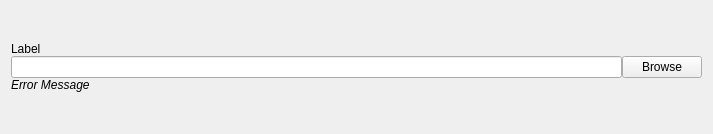
<?xml version="1.0" encoding="UTF-8"?>
<ui version="4.0">
 <class>FileSelectWidget</class>
 <widget class="QWidget" name="FileSelectWidget">
  <property name="geometry">
   <rect>
    <x>0</x>
    <y>0</y>
    <width>713</width>
    <height>134</height>
   </rect>
  </property>
  <property name="windowTitle">
   <string>Form</string>
  </property>
  <layout class="QVBoxLayout" name="verticalLayout">
   <property name="spacing">
    <number>0</number>
   </property>
   <item>
    <widget class="QLabel" name="label">
     <property name="sizePolicy">
      <sizepolicy hsizetype="Preferred" vsizetype="Preferred">
       <horstretch>0</horstretch>
       <verstretch>1</verstretch>
      </sizepolicy>
     </property>
     <property name="text">
      <string>Label</string>
     </property>
     <property name="alignment">
      <set>Qt::AlignBottom|Qt::AlignLeading|Qt::AlignLeft</set>
     </property>
    </widget>
   </item>
   <item>
    <layout class="QHBoxLayout" name="horizontalLayout">
     <item>
      <widget class="QLineEdit" name="editor"/>
     </item>
     <item>
      <widget class="QPushButton" name="browse">
       <property name="text">
        <string>Browse</string>
       </property>
      </widget>
     </item>
    </layout>
   </item>
   <item>
    <widget class="QLabel" name="error">
     <property name="sizePolicy">
      <sizepolicy hsizetype="Preferred" vsizetype="Preferred">
       <horstretch>0</horstretch>
       <verstretch>1</verstretch>
      </sizepolicy>
     </property>
     <property name="font">
      <font>
       <italic>true</italic>
      </font>
     </property>
     <property name="text">
      <string>Error Message</string>
     </property>
     <property name="alignment">
      <set>Qt::AlignLeading|Qt::AlignLeft|Qt::AlignTop</set>
     </property>
    </widget>
   </item>
  </layout>
 </widget>
 <resources/>
 <connections/>
</ui>
